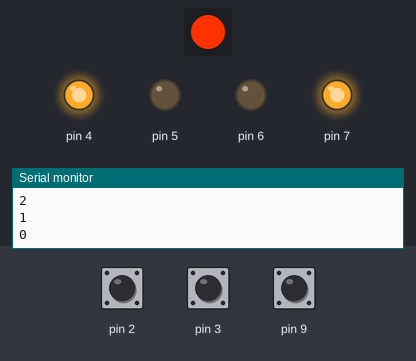
A sketch run on a simulated Arduino Uno, built with avr-gcc and run on an emulated ATmega328P. Parts: 1 RGB LEDs in strip order, left to right, output pins drawn as LEDs (lit = HIGH), the last lines printed to the serial monitor. The inputs (shaded band) are chosen by the test bench; at power-on: pin 9 HIGH, pin 3 HIGH, pin 2 HIGH.

Above: at 6.7 s.
6.8 s: pin 9 pulled LOW for 0.15 s
At 6.87 s:
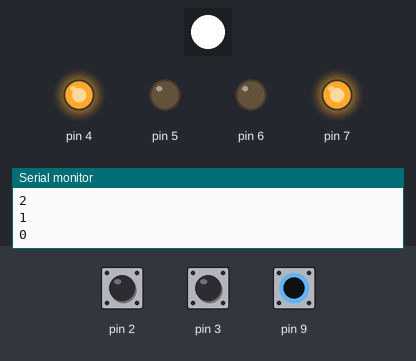
8.4 s: pin 9 pulled LOW for 3.2 s
At 12.8 s:
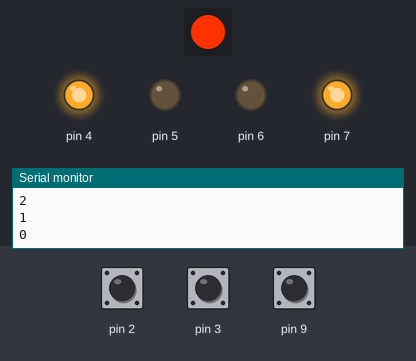
13.1 s: pin 3 pulsed LOW 2 times (0.12 s each, 0.3 s apart)
At 14.01 s:
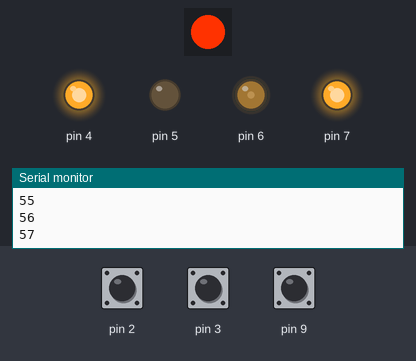
16.1 s: pin 9 pulled LOW for 1 s
At 16.47 s:
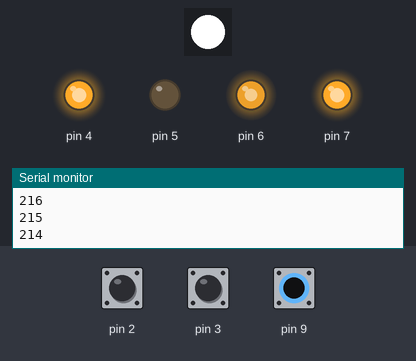
19.1 s: pin 2 pulsed LOW 2 times (0.12 s each, 0.3 s apart)
At 21.3 s:
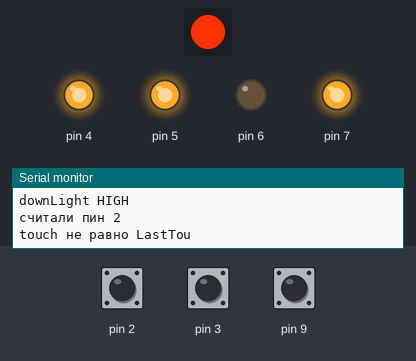
Timing chart, 0 to 23.5 s (numbered marks = the images above; inputs shaded):
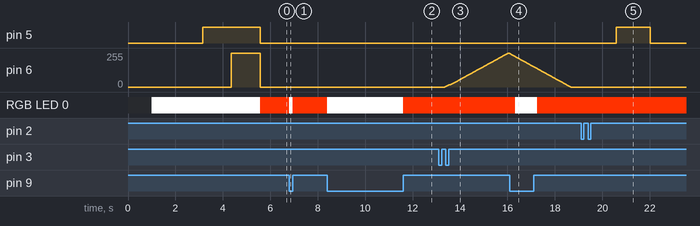

Measured:
- after the input at 6.8 s, RGB LED 0: RGB(255, 50, 0) → RGB(255, 255, 255) at once, → RGB(255, 50, 0) 0.15 s later
- after the input at 8.4 s, RGB LED 0: RGB(255, 50, 0) → RGB(255, 255, 255) at once, → RGB(255, 50, 0) 3.2 s later
- after the input at 13.1 s, pin 6: rises from 0/255 to 255/255 in 2.7 s, then falls to 250/255 in 0.06 s
- after the input at 16.1 s, RGB LED 0: RGB(255, 50, 0) → RGB(255, 255, 255) after 0.22 s, → RGB(255, 50, 0) 0.92 s later
- after the input at 19.1 s, pin 5: LOW → HIGH after 1.5 s, → LOW 1.4 s later

The sketch:

groow_egg_03.ino
```cpp
// Arduino таймер CTC прерывание
// avr-libc library includes
#include <avr/io.h>
#include <avr/interrupt.h>
#include <Adafruit_NeoPixel.h>
#define PIN 8 // номер порта к которому подключен модуль
#define count_led 1 // количество светодиодов
Adafruit_NeoPixel pixels = Adafruit_NeoPixel(count_led, PIN, NEO_GRB + NEO_KHZ800);

int button;
int touch = 0;
int LastTouch;

int button2;
int touch2 = 0;
int LastTouch2;

int calc_0;
int calc;
int WaterLevel;

int in;
long out;

void turnOn(){

    delay(500);
    digitalWrite(4, HIGH);
    delay(500);
    pixels.setPixelColor(0, pixels.Color(255,255,255));
    pixels.show();
    delay(500);
    digitalWrite(7, HIGH);
    delay(500);
    for(int i = 0; i <= 255; i++){
     analogWrite(5, i);
     Serial.println(i);
     //delay(5);
    }
    for(int i = 0; i <= 255; i++){
     analogWrite(6, i);
     Serial.println(i);
     //delay(5);
    }
    //digitalWrite(7, LOW);
    //delay(50);
      for(int i = 255; i >= 0; i--){
      analogWrite(5, i);
      analogWrite(6, i);
      Serial.println(i);
      //delay(1);
      }
}

void turnOff(){


  if(button2 == 1){
      for(int i = 0; i <= 255; i++){
      analogWrite(6, i);
      Serial.println(i);
      delay(1);
      }
      for(int i = 255; i >= 0; i--){
      analogWrite(6, i);
      Serial.println(i);
      delay(1);
      }
      button2 = 0;
    }
  if(button == 0){
      for(int i = 0; i <= 255; i++){
      analogWrite(5, i);
      Serial.println(i);
      //delay(1);
      }
      for(int i = 255; i >= 0; i--){
      analogWrite(5, i);
      Serial.println(i);
      //delay(1);
      }
    } else {
      for(int i = 255; i >= 0; i--){
      analogWrite(5, i);
      Serial.println(i);
      //delay(1);
      }
      button = 0;
    }
    delay(500);
    digitalWrite(7, LOW);
    delay(500);
    calc = 2;
    Serial.println(calc);
    delay(500);
    digitalWrite(4, LOW);
    delay(500);
    digitalWrite(4, HIGH);
    digitalWrite(7, HIGH);
    calc = calc_0;

}

void setup(){

    pixels.begin();
    pixels.show();

    attachInterrupt(0, myInterrupt, RISING);
    attachInterrupt(1, myInterrupt1, RISING);
    Serial.begin(9600);              // Серийный порт, скорость 9600hz
    pinMode(9, INPUT_PULLUP);        // 9 пин снимает сигнал с датчика уровня воды
    pinMode(8, OUTPUT);              // 8 пин сигнализирует о уровне воды
    pinMode(7, OUTPUT);              // 7 пин отвечает за вкл. и выкл. подсветки Vv
    pinMode(6, OUTPUT);              // 6 пин отвечает за вкл. и выкл. верхней подсветки устройства
    pinMode(5, OUTPUT);              // 5 пин отвечает за вкл. и выкл. нижней подсветки устройства
    pinMode(4, OUTPUT);              // 4 пин отвечает за вкл. и выкл. подсветки O
    pinMode(3, INPUT);               // 3 пин кнопка включения подсветки Vv
    pinMode(2, INPUT);               // 2 пин кнопка включения подсветки O


    turnOn();

        // инициализация Timer1
    cli();  // отключить глобальные прерывания
    TCCR1A = 0;   // установить регистры в 0
    TCCR1B = 0;

    OCR1A = 15624; // установка регистра совпадения

    TCCR1B |= (1 << WGM12);  // включить CTC режим
    TCCR1B |= (1 << CS10); // Установить биты на коэффициент деления 1024
    TCCR1B |= (0 << CS11);
    TCCR1B |= (0 << CS12);

    TIMSK1 |= (1 << OCIE1A);  // включить прерывание по совпадению таймера
    sei(); // включить глобальные прерывания

}

void loop(){

    if(button2 == 1){                        // если button = 1, то..
      Serial.println("button2 = 1 наченаем засвечивание растения");
      for(int i = 0; i <= 255; i++){
       analogWrite(6, i);
       Serial.println(i);
       delay(10);
      }

      for(long i = 0; i <= 64800; i++){       // цикл в 18 часов.. 1000 значений = 1 секунда!
        digitalWrite(6, HIGH);                        // 6 пин в 5V..
        if(button2 == 0) break;                       // если button = 0, то остановка цикла!
        delay(1000);                                  // задержка в 1000 микросикунд..
        Serial.println(1);

      }

      if(button2 == 1){
        for(int i = 255; i >= 0; i--){
          analogWrite(6, i);
          Serial.println(i);
          delay(10);
        }

        for(long i = 0; i <= 21600;  i++){     // цикл в 18 часов.. 1000 значений = 1 секунда!
          digitalWrite(6, LOW);                       // 6 пин в 0V..
          if(button2 == 0) break;                     // если button = 0, то остановка цикла!
          delay(1000);                                // задержка в 1000 микросикунд..
          Serial.println(2);
        }
      }

      if(button2 == 0){
        button2 = 0;           // если button2 = 0, то button2 = 0!
        for(int i = 255; i >= 0; i--){
          analogWrite(6, i);
          Serial.println(i);
          delay(10);
        }
      }
      if(button2 == 1)turnOff();
    }

    // основная программа
}

void downLight(){

   if(button == 1){
     for(int i = 0; i <= 255; i++){
       analogWrite(5, i);
       delay(1000);
     }
     Serial.println("downLight HIGH");
   }
   if(button == 0){
    for(int i = 255; i >= 0; i--){
      analogWrite(5, i);
      delay(1000);
    }
    Serial.println("downLight LOW");
   }
}

void myInterrupt(){

  touch = digitalRead(2);
  Serial.println("считали пин 2");
  if(touch != LastTouch){
    Serial.println("touch не равно LastTouch");
    if(touch == HIGH){
      Serial.println("touch равно HIGH на 2-oм пине, button++");
      button++;
    }
    if(button > 1) button = 0;
      Serial.println(button);
  }
  LastTouch != touch;
  Serial.println(LastTouch);

    if(button == 0 || button == 1){
      downLight();
    }
}

void myInterrupt1(){

  touch2 = digitalRead(3);
  Serial.println("считали пин 3");
    if(touch2 != LastTouch2){
      Serial.println("touch2 не равно LastTouch2");
      if(touch2 == HIGH){
        Serial.println("touch2 равно HIGH на 3-м пине, button2++");
        button2++;
      }
      if(button2 > 1){
        Serial.println("button2 = 0");
        button2 = 0;
      }
      Serial.println(button2);
    }
  LastTouch2 != touch2;
  Serial.println(LastTouch2);
}

ISR(TIMER1_COMPA_vect){

   if(WaterLevel == 0){
     pixels.setPixelColor(0, pixels.Color(255,50,0));
     pixels.show();
   }
   if(WaterLevel == 1){
     pixels.setPixelColor(0, pixels.Color(255,255,255));
     pixels.show();
   }
   if(WaterLevel == 2){
     pixels.setPixelColor(0, pixels.Color(0,0,0));
     pixels.show();
   }

   calc_0 = digitalRead(9);
   if(calc == 2){
     WaterLevel = 2;
   }else{
    calc = calc_0;
   }
   if(calc == 1){
     WaterLevel = 0;
   }
   if(calc == 0){
     WaterLevel = 1;
   }

}
```
